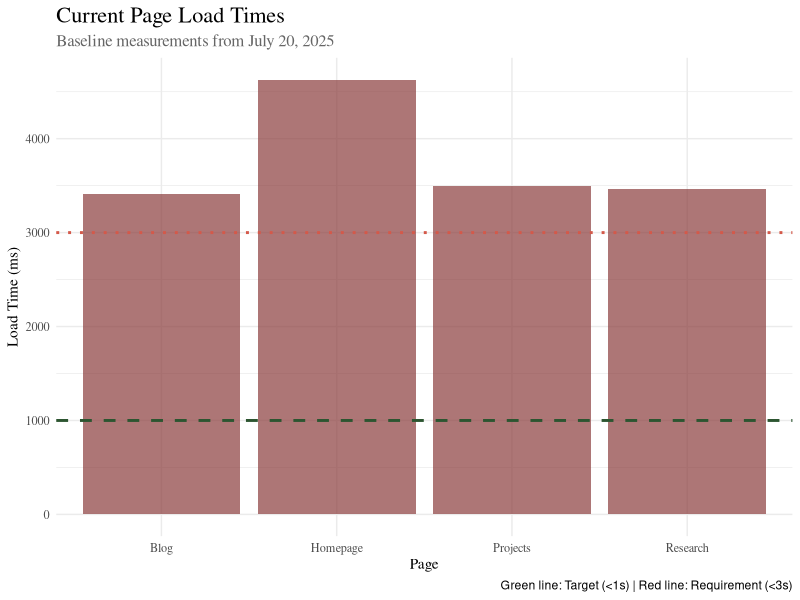

Reproduce this figure in R.
## ---- chunk 1
#| echo: false
#| warning: false
library(ggplot2)
library(dplyr)
library(lubridate)

# Performance data
perf_data <- data.frame(
  date = as.Date("2025-07-20"),
  page = c("Homepage", "Blog", "Research", "Projects"),
  load_time = c(4629, 3415, 3464, 3496),
  target = 1000
)

# Create performance chart
ggplot(perf_data, aes(x = page, y = load_time)) +
  geom_col(fill = "#8a3b3b", alpha = 0.7) +
  geom_hline(yintercept = 1000, color = "#2c5530", linetype = "dashed", size = 1) +
  geom_hline(yintercept = 3000, color = "#d4594a", linetype = "dotted", size = 1) +
  labs(
    title = "Current Page Load Times",
    subtitle = "Baseline measurements from July 20, 2025",
    x = "Page",
    y = "Load Time (ms)",
    caption = "Green line: Target (<1s) | Red line: Requirement (<3s)"
  ) +
  theme_minimal() +
  theme(
    plot.title = element_text(family = "serif", size = 16),
    plot.subtitle = element_text(family = "serif", size = 12, color = "#666"),
    axis.text = element_text(family = "serif"),
    axis.title = element_text(family = "serif")
  ) +
  scale_y_continuous(breaks = seq(0, 5000, 1000))
